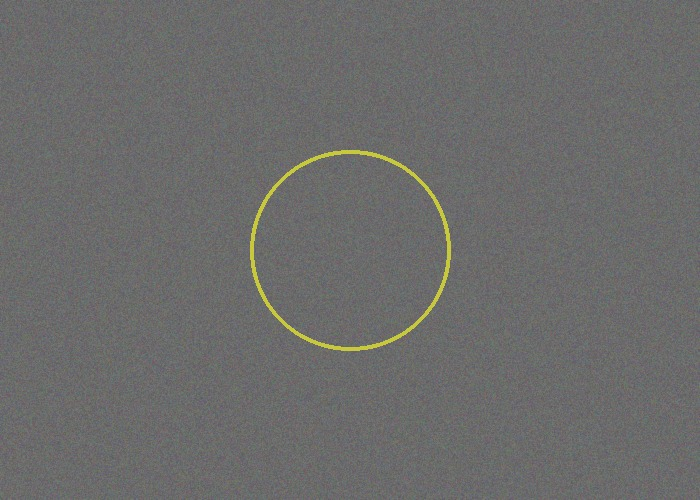
#> input picture sample_images/sample_authentic_looking.jpg, 700 x 500 px
$ python cli_test.py ../sample_images/sample_authentic_looking.jpg   (older library calls are emulated)
#> lines starting #> are read from the running program, lines starting #| are printed output that depends on the picture
### backend/detector.py
"""
VerifAI — core detection engine.

This module implements three independent signals and fuses them into one
authenticity score, exactly matching the "Technical Approach" flow from the
BRAINWAVE pitch deck:

    metadata & provenance check  ─┐
    error level analysis (ELA)   ─┼─▶  weighted aggregator ─▶ score + verdict
    texture / pattern heuristic  ─┘

Everything in here runs fully offline with Pillow / NumPy / OpenCV — no
model download, no API key, no internet connection required. That's
deliberate: it means the demo runs anywhere, including on hardware with no
network access.

The one signal that is a placeholder is `pattern_score()`. A real deployment
swaps that function's body for a call to a pretrained Hugging Face
deepfake/AI-image classifier (see the commented block at the bottom of this
file for the exact swap-in code). Everything else — the EXIF/metadata logic
and the ELA logic — is genuine, working forensics, not a mock.
"""

from __future__ import annotations

import io
from dataclasses import dataclass, field
from typing import Any

import numpy as np
from PIL import Image, ExifTags

try:
    import cv2
    _HAS_CV2 = True
except ImportError:  # pragma: no cover - cv2 is optional
    _HAS_CV2 = False


# ----------------------------------------------------------------------
# 1. Metadata & provenance check
# ----------------------------------------------------------------------

SUSPICIOUS_SOFTWARE_TAGS = [
    "photoshop", "gimp", "snapseed", "faceapp", "lightroom",
    "illustrator", "picsart", "canva", "midjourney", "dall-e",
    "dalle", "stable diffusion", "reface", "facemagic",
]


def analyze_metadata(image: Image.Image) -> dict[str, Any]:
    """Reads EXIF metadata and flags signals commonly associated with
    AI-generated or edited images (missing camera data, editor signatures,
    stripped timestamps)."""
    flags: list[str] = []
    exif_raw = image.getexif()
    tags = {}
    if exif_raw:
        for tag_id, value in exif_raw.items():
            tag_name = ExifTags.TAGS.get(tag_id, tag_id)
            tags[tag_name] = value

    has_exif = len(tags) > 0
    make = tags.get("Make")
    model = tags.get("Model")
    software = str(tags.get("Software", "")).lower()
    datetime_original = tags.get("DateTimeOriginal") or tags.get("DateTime")

    if not has_exif:
        flags.append("No EXIF metadata present — common in AI-generated, "
                      "screenshotted, or re-saved images.")
    if has_exif and not (make and model):
        flags.append("EXIF present but camera make/model is missing.")
    if not datetime_original:
        flags.append("No original capture timestamp found.")
    for tag in SUSPICIOUS_SOFTWARE_TAGS:
        if tag in software:
            flags.append(f"Software tag references an editing/generation tool: '{tags.get('Software')}'.")
            break

    score = max(0, 100 - 25 * len(flags))

    return {
        "score": score,
        "has_exif": has_exif,
        "camera_make": make,
        "camera_model": model,
        "software": tags.get("Software"),
        "captured_at": str(datetime_original) if datetime_original else None,
        "flags": flags,
    }


# ----------------------------------------------------------------------
# 2. Error Level Analysis (ELA)
# ----------------------------------------------------------------------

def error_level_analysis(image: Image.Image, quality: int = 90, scale: int = 15) -> dict[str, Any]:
    """Re-compresses the image at a known JPEG quality and diffs it against
    the original. Regions that were spliced/edited re-compress differently
    than the rest of the image and light up in the diff — the classic ELA
    forensic technique."""
    rgb = image.convert("RGB")

    buffer = io.BytesIO()
    rgb.save(buffer, "JPEG", quality=quality)
    buffer.seek(0)
    resaved = Image.open(buffer)

    original_arr = np.asarray(rgb, dtype=np.int16)
    resaved_arr = np.asarray(resaved, dtype=np.int16)
    diff = np.abs(original_arr - resaved_arr)

    mean_diff = float(diff.mean())
    max_diff = float(diff.max())
    std_diff = float(diff.std())
    threshold = mean_diff + 2 * std_diff if std_diff > 0 else mean_diff + 1
    hotspot_ratio = float((diff.max(axis=2) > threshold).mean())

    heat = np.clip(diff.astype(np.float32) * scale, 0, 255).astype(np.uint8)
    heatmap_img = Image.fromarray(heat)

    anomaly = min(1.0, hotspot_ratio * 6 + (mean_diff / 40))
    score = max(0, round(100 * (1 - anomaly)))

    return {
        "score": score,
        "mean_diff": round(mean_diff, 2),
        "max_diff": round(max_diff, 2),
        "hotspot_ratio": round(hotspot_ratio, 4),
        "heatmap_image": heatmap_img,
    }


# ----------------------------------------------------------------------
# 3. Texture / frequency pattern heuristic  (placeholder for a real model)
# ----------------------------------------------------------------------

def pattern_score(image: Image.Image) -> dict[str, Any]:
    """
    DEMO-ONLY HEURISTIC — this is NOT a trained deepfake classifier.

    It looks at two cheap, classical signals that correlate with synthetic
    imagery so the pipeline has something to fuse and the demo works with
    zero downloads:

      1. Laplacian variance — GAN/diffusion output is often unnaturally
         smooth (low high-frequency detail) compared to camera noise.
      2. High-frequency FFT energy ratio — synthetic upsampling frequently
         leaves periodic / checkerboard artifacts in the frequency domain.

    These two signals are weak and easy to fool — do not present this as a
    real deepfake detector. Swap this function's body for a real model
    before using this outside a hackathon demo (see swap-in code at the
    bottom of this file).
    """
    gray = np.asarray(image.convert("L"), dtype=np.float32)

    if _HAS_CV2:
        laplacian_var = float(cv2.Laplacian(gray, cv2.CV_32F).var())
    else:
        kernel = np.array([[0, 1, 0], [1, -4, 1], [0, 1, 0]], dtype=np.float32)
        pad = np.pad(gray, 1, mode="edge")
        conv = sum(
            kernel[i, j] * pad[i:i + gray.shape[0], j:j + gray.shape[1]]
            for i in range(3) for j in range(3)
        )
        laplacian_var = float(conv.var())

    f = np.fft.fft2(gray)
    fshift = np.fft.fftshift(f)
    magnitude = np.abs(fshift)
    h, w = magnitude.shape
    cy, cx = h // 2, w // 2
    radius = min(h, w) // 6
    yy, xx = np.ogrid[:h, :w]
    mask_low = (yy - cy) ** 2 + (xx - cx) ** 2 <= radius ** 2
    low_energy = magnitude[mask_low].sum()
    total_energy = magnitude.sum() + 1e-6
    high_freq_ratio = float(1 - (low_energy / total_energy))

    lap_component = min(1.0, laplacian_var / 800)
    freq_component = 1 - min(1.0, abs(high_freq_ratio - 0.55) / 0.4)
    natural_likelihood = (0.5 * lap_component + 0.5 * freq_component)
    score = round(100 * natural_likelihood)

    flags = []
    if lap_component < 0.25:
        flags.append("Unusually low high-frequency detail (over-smooth texture) — a common diffusion/GAN artifact.")
    if high_freq_ratio > 0.85:
        flags.append("Unusually high frequency-domain noise, atypical of natural camera sensor noise.")

    return {
        "score": score,
        "laplacian_variance": round(laplacian_var, 2),
        "high_freq_ratio": round(high_freq_ratio, 4),
        "flags": flags,
        "note": "Heuristic placeholder — replace with a trained classifier for production use.",
    }


# ----------------------------------------------------------------------
# 4. Aggregator
# ----------------------------------------------------------------------

WEIGHTS = {"metadata": 0.25, "ela": 0.35, "pattern": 0.40}


def verdict_for(score: int) -> str:
    if score >= 70:
        return "Likely Authentic"
    if score >= 40:
        return "Suspicious — Needs Review"
    return "Likely Manipulated / AI-Generated"


@dataclass
class VerificationResult:
    score: int
    verdict: str
    metadata: dict[str, Any]
    ela: dict[str, Any]
    pattern: dict[str, Any]
    evidence: list[str] = field(default_factory=list)


def analyze_image(image: Image.Image) -> VerificationResult:
    meta = analyze_metadata(image)
    ela = error_level_analysis(image)
    pattern = pattern_score(image)

    fused = (
        WEIGHTS["metadata"] * meta["score"]
        + WEIGHTS["ela"] * ela["score"]
        + WEIGHTS["pattern"] * pattern["score"]
    )
    score = round(fused)

    evidence = list(meta["flags"]) + list(pattern["flags"])
    if ela["hotspot_ratio"] > 0.05:
        evidence.append(
            f"ELA detected localized re-compression anomalies in "
            f"{ela['hotspot_ratio'] * 100:.1f}% of the image — possible edited region."
        )
    if not evidence:
        evidence.append("No red flags found across metadata, ELA, or texture checks.")

    return VerificationResult(
        score=score,
        verdict=verdict_for(score),
        metadata=meta,
        ela=ela,
        pattern=pattern,
        evidence=evidence,
    )


# ----------------------------------------------------------------------
# Swap-in code: replace pattern_score() with a real Hugging Face model
# ----------------------------------------------------------------------
#
# from transformers import pipeline
#
# _clf = pipeline("image-classification", model="prithivMLmods/Deep-Fake-Detector-v2-Model")
#
# def pattern_score(image: Image.Image) -> dict:
#     results = _clf(image)                       # [{'label': 'Deepfake', 'score': 0.87}, ...]
#     fake_prob = next(r["score"] for r in results if r["label"].lower() == "deepfake")
#     score = round(100 * (1 - fake_prob))         # invert: higher score = more authentic
#     flags = ["Model flagged this image as likely AI-generated."] if fake_prob > 0.5 else []
#     return {"score": score, "model_raw": results, "flags": flags}
#
# This needs internet access once (to download the model) and `pip install
# transformers torch`. Nothing else in the pipeline needs to change.

### backend/cli_test.py
"""
Quick offline sanity check — runs the detection pipeline on an image and
prints the result, without needing FastAPI/uvicorn installed.

Usage:
    python3 cli_test.py ../sample_images/sample_authentic_looking.jpg
"""

import sys
from PIL import Image
import detector


def main():
    if len(sys.argv) != 2:
        print("Usage: python3 cli_test.py <path-to-image>")
        sys.exit(1)

    path = sys.argv[1]
    image = Image.open(path)
#> image is the input picture: PIL image 700x500 RGB; mean R, G, B 107.6, 107.6, 106.7
    result = detector.analyze_image(image)
#> in analyze_image, `meta = analyze_metadata(image)`: meta = 7 items
#> in error_level_analysis, `diff = np.abs(original_arr - resaved_arr)`:
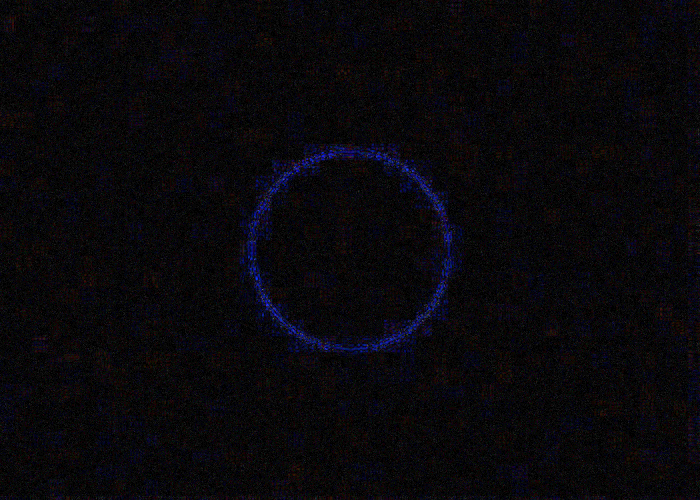
#> diff: shape (500, 700, 3) int16; mean R, G, B 1.2, 1.1, 1.5; drawn with min black and max white
#> in error_level_analysis, `mean_diff = float(diff.mean())`: mean_diff = 1.26
#> in error_level_analysis, `max_diff = float(diff.max())`: max_diff = 33
#> in error_level_analysis, `std_diff = float(diff.std())`: std_diff = 1.35
#> in error_level_analysis, `threshold = mean_diff + 2 * std_diff if std_diff > 0 else mean_diff + 1`: threshold = 3.95
#> in error_level_analysis, `hotspot_ratio = float((diff.max(axis=2) > threshold).mean())`: hotspot_ratio = 0.107
#> in error_level_analysis, `heat = np.clip(diff.astype(np.float32) * scale, 0, 255).astype(np.uint8)`:
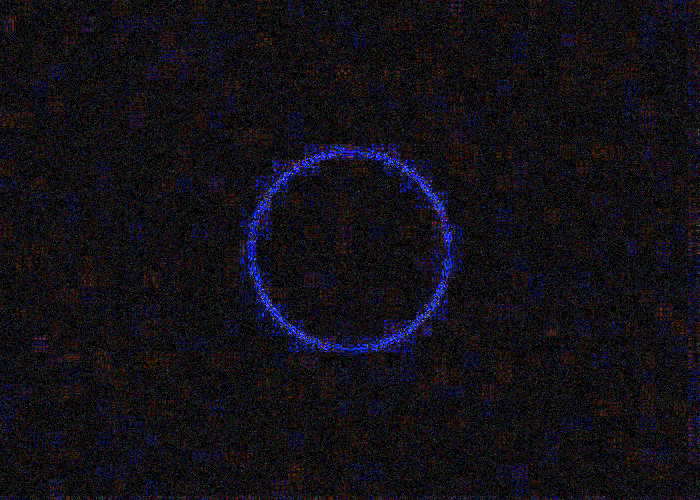
#> heat: shape (500, 700, 3); mean R, G, B 18.4, 15.9, 22.5
#> in error_level_analysis, `anomaly = min(1.0, hotspot_ratio * 6 + (mean_diff / 40))`: anomaly = 0.676
#> in error_level_analysis, `score = max(0, round(100 * (1 - anomaly)))`: score = 32
#> in analyze_image, `ela = error_level_analysis(image)`: ela = 5 items
#> in pattern_score, `laplacian_var = float(cv2.Laplacian(gray, cv2.CV_32F).var())`: laplacian_var = 487.5
#> in pattern_score, `low_energy = magnitude[mask_low].sum()`: low_energy = 286474541.1
#> in pattern_score, `total_energy = magnitude.sum() + 1e-6`: total_energy = 1.28e+09
#> in pattern_score, `high_freq_ratio = float(1 - (low_energy / total_energy))`: high_freq_ratio = 0.776
#> in pattern_score, `lap_component = min(1.0, laplacian_var / 800)`: lap_component = 0.609
#> in pattern_score, `freq_component = 1 - min(1.0, abs(high_freq_ratio - 0.55) / 0.4)`: freq_component = 0.436
#> in pattern_score, `natural_likelihood = (0.5 * lap_component + 0.5 * freq_component)`: natural_likelihood = 0.523
#> in pattern_score, `score = round(100 * natural_likelihood)`: score = 52
#> in analyze_image, `pattern = pattern_score(image)`: pattern = 5 items
#> in analyze_image, `fused = ( WEIGHTS["metadata"] * meta["score"] + WEIGHTS["ela"] * ela["..`: fused = 44.5
#> in analyze_image, `score = round(fused)`: score = 44
#> in analyze_image, `evidence = list(meta["flags"]) + list(pattern["flags"])`: evidence = 2 items

    print(f"\nFile:    {path}")
    print(f"Score:   {result.score}/100")
#| Score:   44/100
    print(f"Verdict: {result.verdict}\n")
#| Verdict: Suspicious — Needs Review

    print("Breakdown:")
    print(f"  Metadata check : {result.metadata['score']}/100")
#|   Metadata check : 50/100
    print(f"  ELA forensics  : {result.ela['score']}/100  (hotspot ratio: {result.ela['hotspot_ratio']})")
#|   ELA forensics  : 32/100  (hotspot ratio: 0.1074)
    print(f"  Pattern check  : {result.pattern['score']}/100")
#|   Pattern check  : 52/100

    print("\nEvidence:")
    for e in result.evidence:
        print(f"  - {e}")
#> this loop made 3 passes
#> e on pass 2: 'No original capture timestamp found.'
#|   - No EXIF metadata present — common in AI-generated, screenshotted, or re-saved images.
#|   - No original capture timestamp found.
#|   - ELA detected localized re-compression anomalies in 10.7% of the image — possible edited region.
    print()


if __name__ == "__main__":
    main()

$ run again, with sample_images/sample_manipulated_looking.jpg copied over sample_images/sample_authentic_looking.jpg
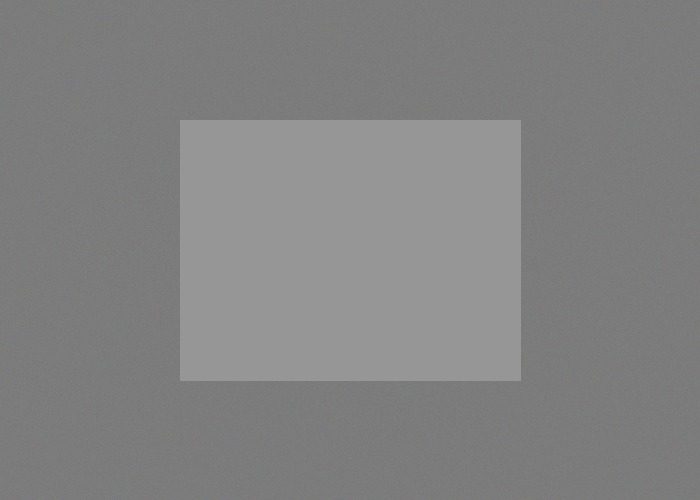
#> input picture sample_images/sample_manipulated_looking.jpg, 700 x 500 px
#> in main, image is the input picture: PIL image 700x500 RGB; mean R, G, B 130.2, 130.2, 130.2
#> meta = 7 items
#> in error_level_analysis, `diff = np.abs(original_arr - resaved_arr)`:
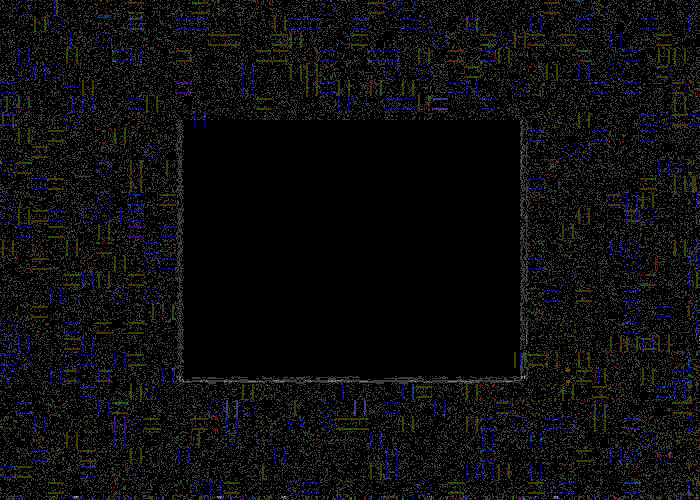
#> diff: shape (500, 700, 3) int16; mean R, G, B 0.199, 0.197, 0.226; drawn with min black and max white
#> mean_diff = 0.207
#> max_diff = 4
#> std_diff = 0.44
#> threshold = 1.09
#> hotspot_ratio = 0.0353
#> in error_level_analysis, `heat = np.clip(diff.astype(np.float32) * scale, 0, 255).astype(np.uint8)`:
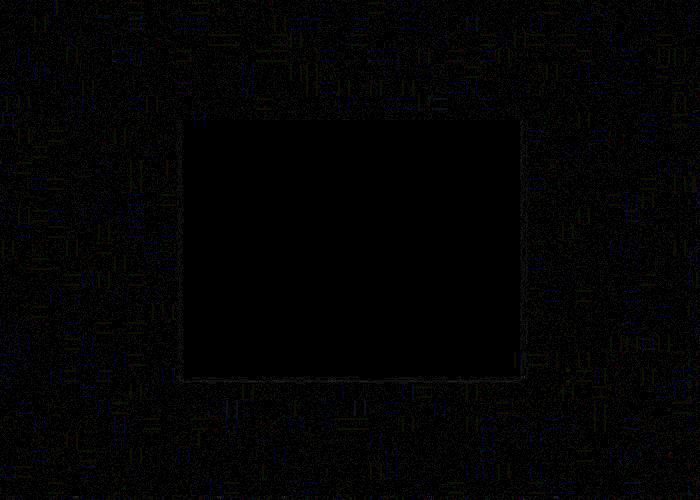
#> heat: shape (500, 700, 3); mean R, G, B 3, 3, 3.4
#> anomaly = 0.217
#> in error_level_analysis, `score = max(0, round(100 * (1 - anomaly)))`: score = 78
#> ela = 5 items
#> laplacian_var = 13.38
#> low_energy = 117195688.8
#> total_energy = 282366506
#> high_freq_ratio = 0.585
#> lap_component = 0.0167
#> freq_component = 0.913
#> natural_likelihood = 0.465
#> in pattern_score, `score = round(100 * natural_likelihood)`: score = 46
#> pattern = 5 items
#> fused = 58.2
#> in analyze_image, `score = round(fused)`: score = 58
#> evidence = 3 items
#| Score:   58/100
#| Verdict: Suspicious — Needs Review
#|   Metadata check : 50/100
#|   ELA forensics  : 78/100  (hotspot ratio: 0.0353)
#|   Pattern check  : 46/100
#> the loop in main, `for e in result.evidence:` made 3 passes
#> e on pass 2: 'No original capture timestamp found.'
#> (printed output is left out)
